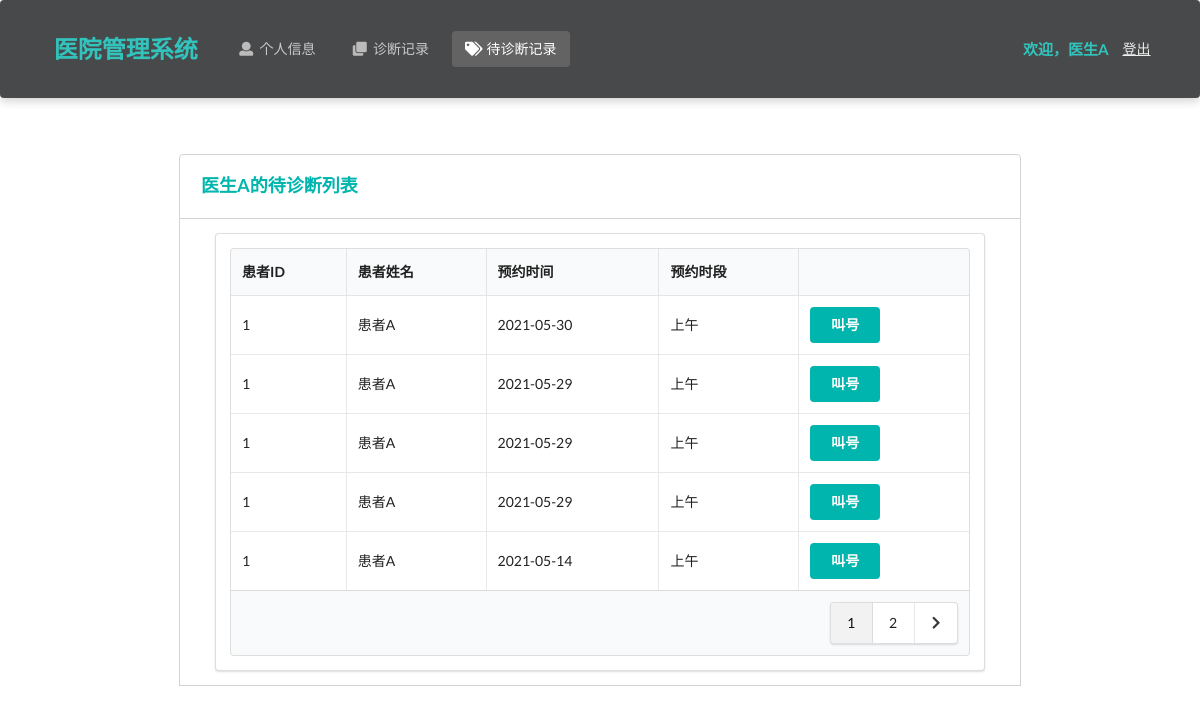
The page /doctor/pendingDiagnosis/ (signed in) on the database as committed earlier.
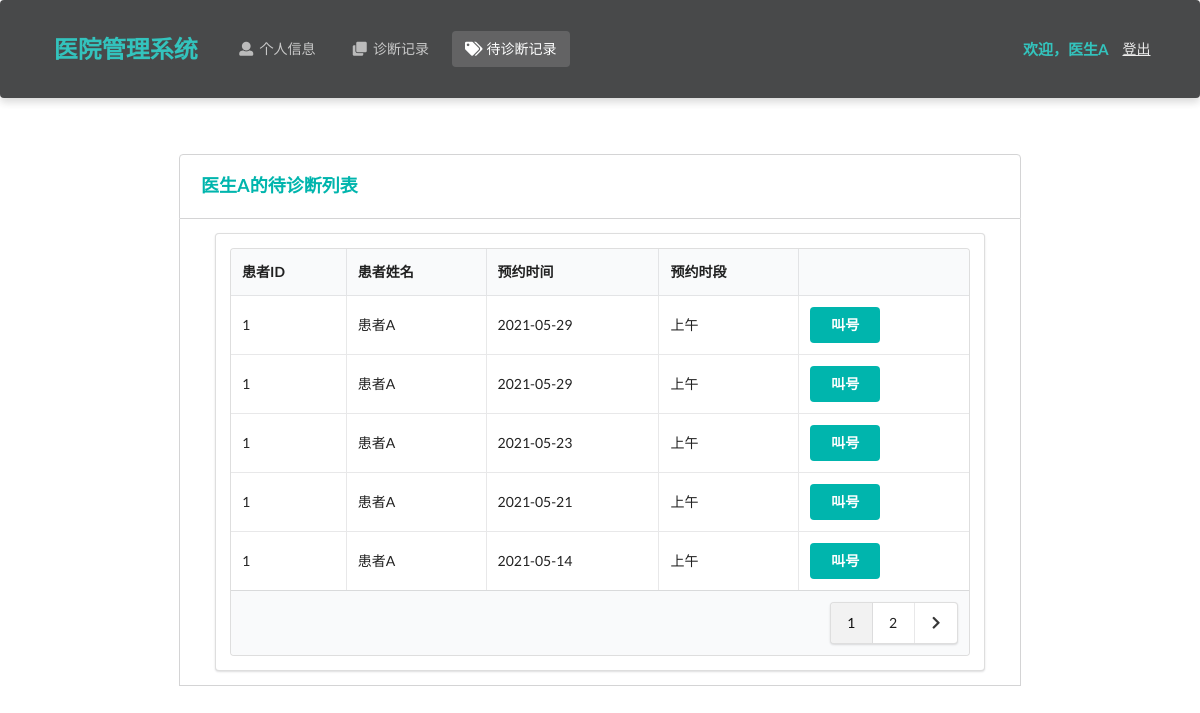
The same page on the database as committed later.
### Hospital/models.py (models this page shows, shortened)
class Appointment(models.Model):
    time_choices = (
        ('Morning','上午'),
        ('Afternoon','下午')
    )
    patient = models.ForeignKey(Patient, on_delete=models.CASCADE) # 患者
    doctor = models.ForeignKey(Doctor, on_delete=models.CASCADE)  # 医生
    create_time = models.DateTimeField(auto_now_add=True)  # 创建时间
    appointment_date = models.DateTimeField()  # 预约日期
    appointment_time = models.CharField(max_length=10, choices=time_choices)  # 预约时间（上下午）
    isActive = models.BooleanField(default=True)  # 是否有效
    class Meta:
        ordering = ["-create_time"]

class Patient(models.Model):
    name = models.CharField(max_length=10)  # 姓名
    password = models.CharField(max_length=32)  # 密码
    gender = models.CharField(max_length=32, choices=gender_choices)  # 性别
    identity_card_no = models.CharField(max_length=32, unique=True)  # 身份证号
    medical_insurance = models.BooleanField()  # 是否有医保
    telephone_no = models.CharField(max_length=32)  # 电话号码
    birth_date = models.DateField()  # 出生日期
    create_time = models.DateTimeField(auto_now_add=True)  # 注册时间

### Hospital/doctorViews.py (the view)
# urls.py: path('doctor/pendingDiagnosis/', doctorViews.pendingDiagnosis),
def pendingDiagnosis(request):
    if request.method == 'POST':
        request.session['appointment_id'] = request.POST.get('appointment')
        return redirect('/doctor/pendingDiagnosis/call')
    identity_card_no = request.session['identity_card_no']
    doctor = models.Doctor.objects.get(identity_card_no=identity_card_no)
    appointment_records = models.Appointment.objects.filter(doctor=doctor, isActive=True)
    appointment_records = appointment_records.order_by('-appointment_date', '-appointment_time','-create_time')  # 排序
    num_per_page = 5
    paginator = Paginator(appointment_records, num_per_page)
    page = request.GET.get('page', 1)
    try:
        page_obj = paginator.page(page)
    except PageNotAnInteger:
        page_obj = paginator.page(1)
    except EmptyPage:
        page_obj = paginator.page(paginator.num_pages)
    is_paginated = True if paginator.num_pages > 1 else False
    page_range = paginator.get_elided_page_range(page, on_each_side=3, on_ends=2)
    return render(request, 'doctor/pending.html', locals())

### Hospital/templates/doctor/pending.html (shortened to what this page needs)
<!DOCTYPE html>
<html lang="ch">
<head>
    <link rel="stylesheet" href="https://cdn.jsdelivr.net/semantic-ui/2.2.4/semantic.min.css">
    <link rel="stylesheet" href="../../static/Hospital/css/me.css">
</head>
<body>
     <nav class="ui inverted  segment m-padded-tb-large m-shadow-small m-opacity-mini">
        <div class="ui container">
            <div class="ui inverted secondary stackable menu">
                <h2 class="ui teal header item">医院管理系统</h2>
                <a href="/doctor/info/" class="m-item item"><i class="user icon"></i>个人信息</a>
                <a href="/doctor/diagnosis/" class="m-item item"><i class="clone icon"></i>诊断记录</a>
                <a href="/doctor/pendingDiagnosis" class="active m-item item"><i class="tags icon"></i>待诊断记录</a>
                <div class="right m-item item">
                    <h4 class="ui teal header item">欢迎，{{ doctor.name }}</h4>
                    <a href="/doctor/logout/" class="text-success "><ins>登出</ins></a>
                </div>
            </div>
        </div>
    </nav>
    <div class="m-container-small m-padded-tb-big">
        <div class="container">
            <div class="ui top attached rounded padded segment">
                <div class="ui middle aligned two column grid">
                    <div class="column">
                        <h3 class="ui teal header">{{ doctor.name }}的待诊断列表</h3>
                    </div>
                </div>
            </div>
            <div class="ui attached segment">
                <div class="ui segment m-width-middle">
                    <table class="ui celled table">
                        <thead>
                            <tr>
                                <th>患者ID</th>
                                <th>患者姓名</th>
                                <th>预约时间</th>
                                <th>预约时段</th>
                                <th></th>
                            </tr>
                        </thead>
                        <tbody>
                            {% for rec in page_obj%}
                            <tr>
                                <td>{{ rec.patient.identity_card_no }}</td>
                                <td>{{ rec.patient.name }}</td>
                                <td>{{ rec.appointment_date|date:"Y-m-d" }}</td>
                                <td>{{ rec.get_appointment_time_display }}</td>
                                <td>
                                    <form action="" method="post">
                                    <button type="submit" class="ui teal centered button">叫号</button>
                                    </form>
                                </td>
                            </tr>
                            {% endfor %}
                        </tbody>
                      <tfoot>
                        {% if is_paginated %}
                        <tr><th colspan="5">
                          <div class="ui right floated pagination menu">
                              {% for i in page_range %}
                                {% if page_obj.number == i %}
                                    <a class="item active">{{ i }}</a>
                                {% elif i == '…' %}
                                    <a class="item" href="?page=1">{{ i }}</a>
                                {% else %}
                                    <a class="item" href="?page={{ i }}">{{ i }}</a>
                                {% endif %}
                              {% endfor %}
                              {% if page_obj.has_next %}
                              <a class="icon item" href ="?page={{ page_obj.next_page_number }}">
                              <i class="right chevron icon"></i>
                              </a>
                              {% endif %}
                          </div>
                        </th>
                      </tr>
                      {% endif %}
                      </tfoot>
                    </table>
                </div>
            </div>
        </div>
            </div>
    <br>
    <br>
    <br>
</body>
</html>

Rows that differ between the two databases and show on the page:
no longer on this page (row edited): Appointment: patient.identity_card_no "1", patient.name "患者A", appointment_date "2021-05-30", appointment_time "上午"
no longer on this page (row edited): Appointment: patient.identity_card_no "1", patient.name "患者A", appointment_date "2021-05-29", appointment_time "上午"
added Appointment: patient.identity_card_no "1", patient.name "患者A", appointment_date "2021-05-23", appointment_time "上午"
added Appointment: patient.identity_card_no "1", patient.name "患者A", appointment_date "2021-05-21", appointment_time "上午"
